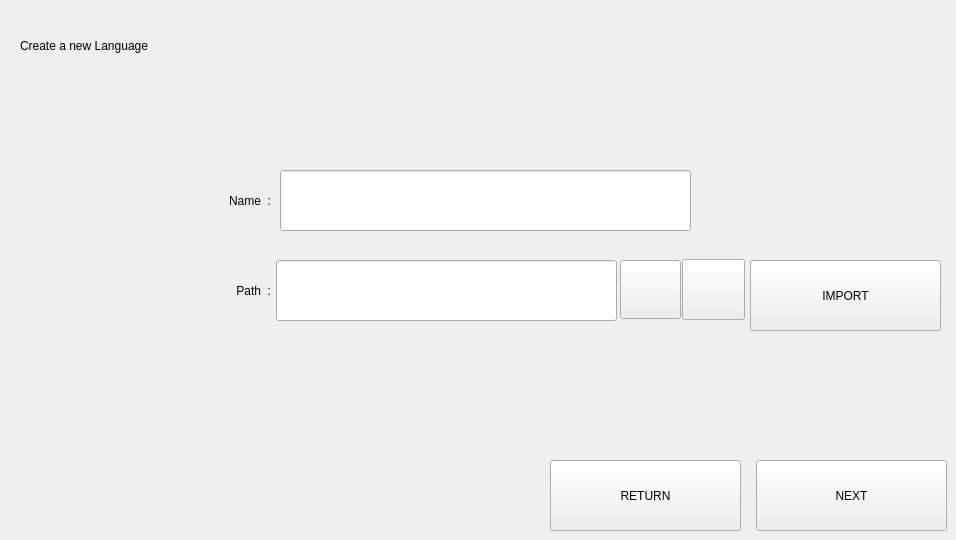
     <widget class="QWidget" name="page33_2_new">
      <widget class="QLineEdit" name="edit_33_2_name">
       <property name="geometry">
        <rect>
         <x>280</x>
         <y>170</y>
         <width>411</width>
         <height>61</height>
        </rect>
       </property>
      </widget>
      <widget class="QPushButton" name="btn_33_2_return">
       <property name="geometry">
        <rect>
         <x>550</x>
         <y>460</y>
         <width>191</width>
         <height>71</height>
        </rect>
       </property>
       <property name="text">
        <string>RETURN</string>
       </property>
      </widget>
      <widget class="QPushButton" name="btn_33_2_next">
       <property name="geometry">
        <rect>
         <x>756</x>
         <y>460</y>
         <width>191</width>
         <height>71</height>
        </rect>
       </property>
       <property name="text">
        <string>NEXT</string>
       </property>
      </widget>
      <widget class="QLabel" name="label_33_2_title">
       <property name="geometry">
        <rect>
         <x>20</x>
         <y>10</y>
         <width>751</width>
         <height>71</height>
        </rect>
       </property>
       <property name="text">
        <string>Create a new Language</string>
       </property>
      </widget>
      <widget class="QLabel" name="label_33_2_name">
       <property name="geometry">
        <rect>
         <x>60</x>
         <y>180</y>
         <width>211</width>
         <height>41</height>
        </rect>
       </property>
       <property name="text">
        <string>Name  :</string>
       </property>
       <property name="alignment">
        <set>Qt::AlignRight|Qt::AlignTrailing|Qt::AlignVCenter</set>
       </property>
      </widget>
      <widget class="QLineEdit" name="edit_33_2_path">
       <property name="geometry">
        <rect>
         <x>276</x>
         <y>260</y>
         <width>341</width>
         <height>61</height>
        </rect>
       </property>
      </widget>
      <widget class="QPushButton" name="btn_33_2_selectzip">
       <property name="geometry">
        <rect>
         <x>620</x>
         <y>260</y>
         <width>61</width>
         <height>59</height>
        </rect>
       </property>
       <property name="text">
        <string/>
       </property>
      </widget>
      <widget class="QPushButton" name="btn_33_2_selectfolder">
       <property name="geometry">
        <rect>
         <x>682</x>
         <y>259</y>
         <width>63</width>
         <height>61</height>
        </rect>
       </property>
       <property name="text">
        <string/>
       </property>
      </widget>
      <widget class="QPushButton" name="btn_33_2_import">
       <property name="geometry">
        <rect>
         <x>750</x>
         <y>260</y>
         <width>191</width>
         <height>71</height>
        </rect>
       </property>
       <property name="text">
        <string>IMPORT</string>
       </property>
      </widget>
      <widget class="QLabel" name="label_33_2_path">
       <property name="geometry">
        <rect>
         <x>80</x>
         <y>270</y>
         <width>191</width>
         <height>41</height>
        </rect>
       </property>
       <property name="text">
        <string>Path  :</string>
       </property>
       <property name="alignment">
        <set>Qt::AlignRight|Qt::AlignTrailing|Qt::AlignVCenter</set>
       </property>
      </widget>
     </widget>
